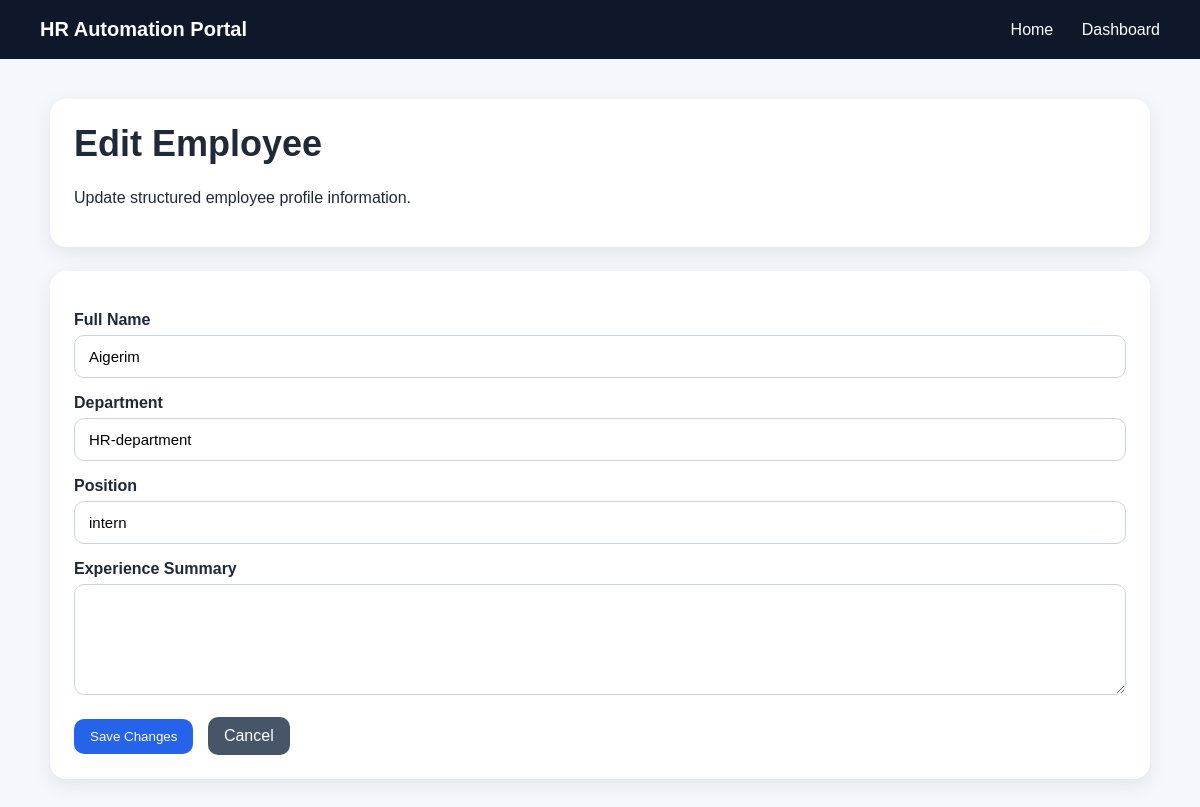
The app's page /employees/1/edit, older data.
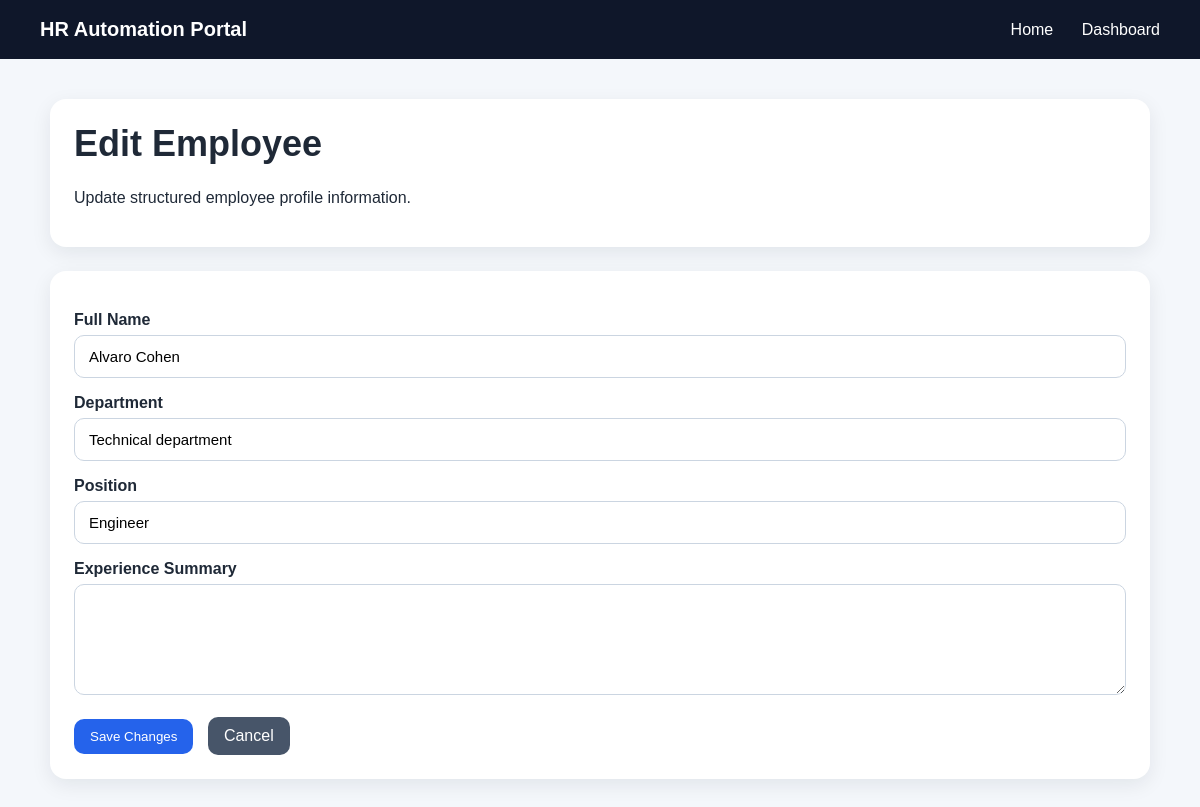
The same page, newer data.
### app/models.py (models this page shows)
class Employee(Base):
    __tablename__ = "employees"
    id = Column(Integer, primary_key=True, index=True)
    full_name = Column(String(255), nullable=False)
    department = Column(String(255), nullable=False)
    position = Column(String(255), nullable=False)
    experience_summary = Column(Text, nullable=True)
    experiences = relationship(
        "WorkExperience",
        back_populates="employee",
        cascade="all, delete-orphan"
    )
    documents = relationship(
        "Document",
        back_populates="employee",
        cascade="all, delete-orphan"
    )

### app/main.py (the view)
@app.get("/employees/{employee_id}/edit")
def edit_employee_form(
    employee_id: int,
    request: Request,
    db: Session = Depends(get_db)
):
    employee = db.query(Employee).filter(Employee.id == employee_id).first()
    if not employee:
        raise HTTPException(status_code=404, detail="Employee not found")
    return templates.TemplateResponse(
        request=request,
        name="employee_edit.html",
        context={
            "request": request,
            "employee": employee
        }
    )

### app/templates/employee_edit.html (shortened to what this page needs)
{% extends "base.html" %}
{% block content %}
<div class="card">
    <h1>Edit Employee</h1>
    <p>Update structured employee profile information.</p>
</div>
<div class="card">
    <form action="/employees/{{ employee.id }}/edit" method="post">
        <label>Full Name</label>
        <input type="text" name="full_name" value="{{ employee.full_name }}" required>
        <label>Department</label>
        <input type="text" name="department" value="{{ employee.department }}" required>
        <label>Position</label>
        <input type="text" name="position" value="{{ employee.position }}" required>
        <label>Experience Summary</label>
        <textarea name="experience_summary" rows="5">{{ employee.experience_summary or "" }}</textarea>
        <button class="btn" type="submit">Save Changes</button>
        <a class="btn btn-secondary" href="/employees/{{ employee.id }}">Cancel</a>
    </form>
</div>
{% endblock %}

Row changes from the older to the newer data that the page shows:
changed Employee: full_name "Aigerim" → "Alvaro Cohen"; department "HR-department" → "Technical department"; position "intern" → "Engineer"
